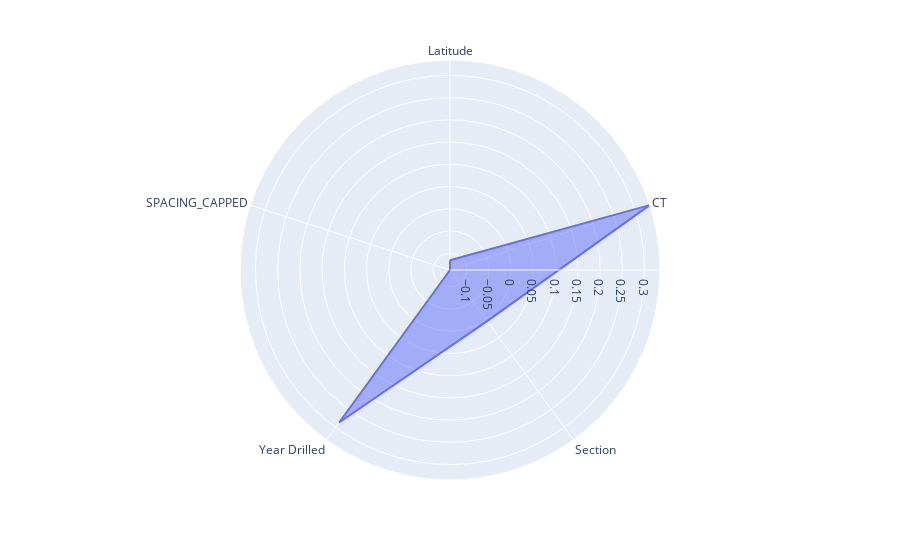

The code cell stored with this chart in its notebook:
### Code cell
#create dictionary for angle and radius values 
df = pd.DataFrame(dict(
    r= radius_values,
    theta= features))

#create radar chart
fig = px.line_polar(df, r='r', theta='theta', line_close=True)

#fill in area
fig.update_traces(fill='toself')

#plot chart
fig.show()

### Figure 1 — Plotly figure (JSON) as saved in the notebook; plotly's stock layout.template omitted (floating-point values rounded to 4 significant figures)
{"data": [{"fill": "toself", "hovertemplate": "r=%{r}<br>theta=%{theta}<extra></extra>", "legendgroup": "", "line": {"color": "#636efa", "dash": "solid"}, "mode": "lines", "name": "", "r": [-0.1158, 0.3347, 0.004276, 0.2864, -0.1378, -0.1158], "showlegend": false, "subplot": "polar", "theta": ["Latitude", "CT", "Section", "Year Drilled", "SPACING_CAPPED", "Latitude"], "type": "scatterpolar"}], "layout": {"legend": {"tracegroupgap": 0}, "margin": {"t": 60}, "polar": {"angularaxis": {"direction": "clockwise", "rotation": 90}, "domain": {"x": [0, 1], "y": [0, 1]}}}}
